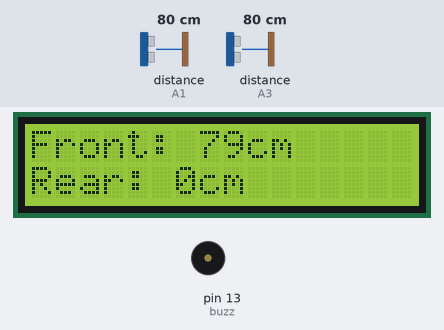
This sketch was run on a simulated Arduino Uno, built with avr-gcc and run on an emulated ATmega328P. On the bench: 16×2 character LCD, buzzer (waves = sounding). Wiring (inferred from the names in the program): 2 × ultrasonic range finder: trigger A0, echo A1 / trigger A2, echo A3. The inputs (shaded band) are chosen by the test bench; at power-on: distance to the obstacle (sensors on A1, A3) 80 cm. The echo pulse lasts 58.3 µs per cm.

Above: at 1.8 s.
1.9 s: distance to the obstacle (sensor on A1) set to 2 cm
At 5.7 s:
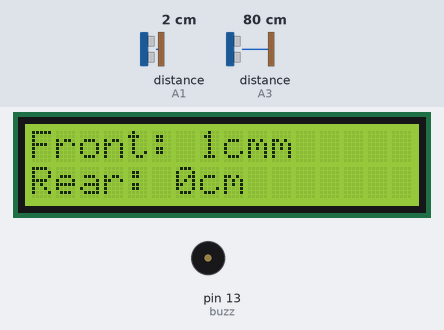
6.2 s: distance to the obstacle (sensor on A1) set to 4 cm
At 10.5 s:
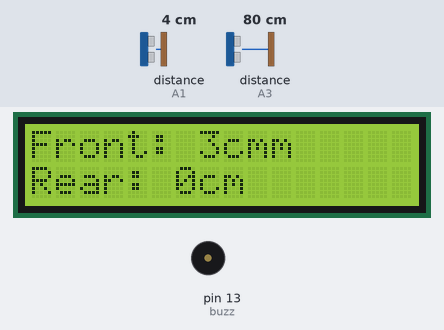
10.7 s: distance to the obstacle (sensor on A1) set to 9 cm
At 14.3 s:
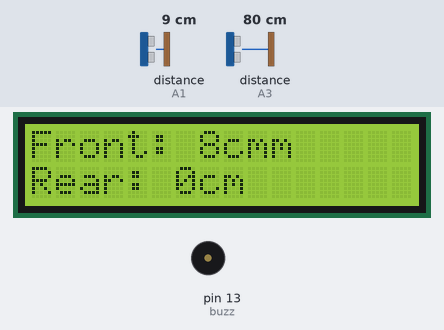
Timing chart, 0 to 19.8 s (numbered marks = the images above; inputs shaded):
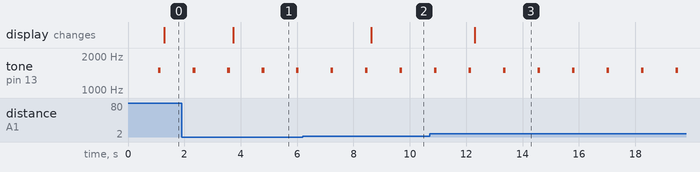

Measured:
- after the input at 1.9 s, the display: changes after 1.8 s (image 1)
- after the input at 6.2 s, the display: changes after 2.4 s (image 2)
- after the input at 10.7 s, the display: changes after 1.6 s (image 3)
- by itself, tone on pin 13 (buzz): alternates 1500 Hz for 0.10 s and silent for 1.1 s

The sketch:

Parking_Sensor_with_Buzzer.ino
```cpp
//parking sensor

#include<LiquidCrystal.h>
LiquidCrystal lcd (1,2,4,5,6,7); //YellowWire (rs,enable,DB4,DB5,DB6,DB7)
const int trigpin1 = A0; //GreenWire
const int trigpin2 = A2; //GreenWire
const int echopin1 = A1; //PinkWire
const int echopin2 = A3; //PinkWire

int buzz = 13; //RedWire
long duration1,duration2 ;
int distancecm1,distancecm2 ;
void setup(){
  lcd.begin(16,2);
  pinMode(trigpin1,OUTPUT);
  pinMode(trigpin2,OUTPUT);
  pinMode(echopin1,INPUT);
  pinMode(echopin2,INPUT);
}
void loop () {
  digitalWrite(trigpin1,LOW);
  digitalWrite(trigpin2,LOW);
  delayMicroseconds(2);
  digitalWrite(trigpin1,HIGH);
  digitalWrite(trigpin2,HIGH);
  delayMicroseconds(10);
  digitalWrite(trigpin1,LOW);
  digitalWrite(trigpin2,LOW);
   duration1 = pulseIn(echopin1,HIGH);
   duration2 = pulseIn(echopin2,HIGH);


   distancecm1 =(duration1/2)*0.0343;
   distancecm2 =(duration2/2)*0.0343;

  if (distancecm1<= 15)
   {
     tone (buzz,1500);
     delay (100);
     noTone(buzz);
     delay(100);

   }
  else if (distancecm2 <=15)
{
  tone(buzz,1500);
  delay (100);
  noTone(buzz);
  delay (100);

}
  else if (distancecm1 <=20)
{
  tone(buzz,1000);
  delay (100);
  noTone(buzz);
  delay (100);

}
  else if (distancecm2 <=20)
{
  tone(buzz,1000);
  delay (100);
  noTone(buzz);
  delay (100);

}
  else
{
  digitalWrite(buzz,LOW);

}
lcd.setCursor(0,0);
lcd.print("Front: ");
lcd.print(distancecm1);
lcd.print("cm");
delay(10);
lcd.setCursor(0,1);
lcd.print("Rear: ");
lcd.print(distancecm2);
lcd.print("cm");
delay(10);

}
```
